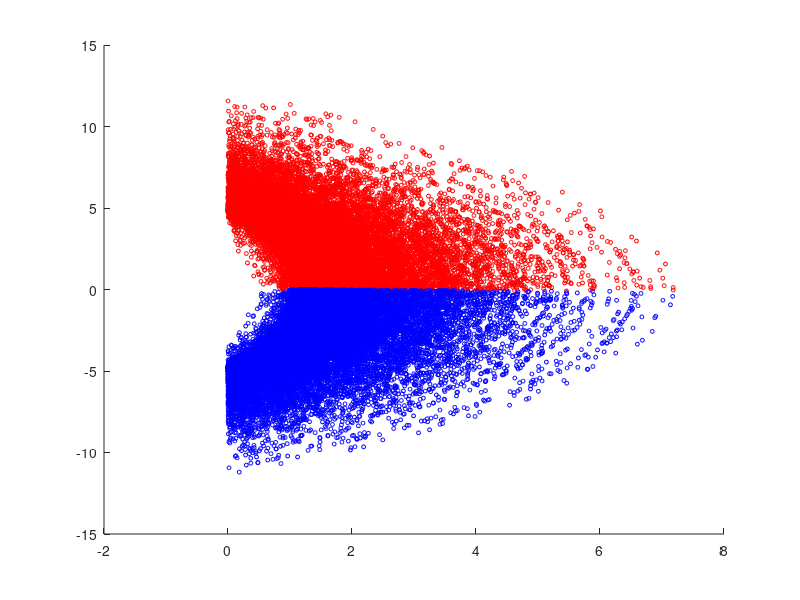

Recreate this plot in MATLAB. (Note: this script raises an error after producing the figure.)
%% Load existing dataset (or run BouncingBallDataGeneration to create a new one)

addpath('utils', 'Examples/BouncingBall');
close all; % close all previously opened figures

data = load("Data/raw-bouncing-ball-23-Jan-2025.mat");
data_3_labels = data.data_3; 

% Dataset structure :
% 1:2 = x
% 2:5 = z
% 6 = label 1 if "after jump", label 0 if "before jump", Nan if not enough jump during trajectory
% 7 = label 1 if "after jump" or close to "after jump" ; 0 otherwise
% 8 = label 1 if "before jump" or close to "before jump" ; 0 otherwise

% In all this file, we use the datascience convention where X (resp. Y)
% denotes the inputs (resp. outputs) of NN models

%% Plot the points (x,z) in dataset, depending on whether they are labelled "before jump" or "after jump"

mask_after_jump = (data_3_labels(6, :)==1) ; % to select points labelled as "after jump"
mask_before_jump = (data_3_labels(6, :)==0) ; % to select points labelled as "before jump"
mask_nan = (isnan(data_3_labels(6, :))); % to select points labelled as "NAN"

% Plot x-component of points in x-coordinates
figure(1)
clf
scatter(data_3_labels(1, mask_after_jump), data_3_labels(2, mask_after_jump), 8, 'r')
hold on
scatter(data_3_labels(1, mask_before_jump), data_3_labels(2, mask_before_jump), 8, 'b')
xlabel('$x_1$', Interpreter='latex')
ylabel('$x_2$', Interpreter='latex')
legend('After Jump', 'Before Jump', Interpreter='latex')
title('Dataset in $x$-coordinates', Interpreter='latex')
grid on

% Plot z-component of points in z-coordinates
figure(2)
clf
scatter3(data_3_labels(3, mask_after_jump), data_3_labels(4, mask_after_jump), data_3_labels(5, mask_after_jump), 8, 'r')
hold on
scatter3(data_3_labels(3, mask_before_jump), data_3_labels(4, mask_before_jump), data_3_labels(5, mask_before_jump), 8, 'b')
scatter3(data_3_labels(3, mask_nan), data_3_labels(4, mask_nan), data_3_labels(5, mask_nan), 5, 'black')
xlabel('$z_1$', Interpreter='latex')
ylabel('$z_2$', Interpreter='latex')
zlabel('$z_3$', Interpreter='latex')
legend('After Jump', 'Before Jump', 'Nan', Interpreter='latex')
title('Dataset in $z$-coordinates', Interpreter='latex')


%% Train the classifier
% This classifier should learn to recognize whether a given z corresponds
% to a point x labelled "before jump" or "after jump" 
% => input z and output "before/after jump"

% Remove Nan and define the classifier input X and output Y
mask = reshape(~isnan(data_3_labels(6, :)), 1, []);
fprintf( '%f% nan over %f% data points',sum(~mask), length(mask));
X_classifier = data_3_labels(3:5, mask); % z component
Y_classifier = data_3_labels(6, mask); % "after/before jump" label


% Test and train split
cv_par_t = cvpartition(Y_classifier, 'HoldOut', 0.3);

X_train_classifier = X_classifier(:, training(cv_par_t))';
Y_train_classifier = Y_classifier(training(cv_par_t))';
X_test_classifier = X_classifier(:, test(cv_par_t))';
Y_test_classifier = Y_classifier(test(cv_par_t))';


% Train a SVM predicting whether a z-state correspond to a x-state that is "after" or "before" a jump 
svmModel = fitcsvm(X_train_classifier, Y_train_classifier, 'KernelFunction', 'rbf', 'Standardize', true);


% Test
% Predict on test set
Y_pred_classifier = predict(svmModel, X_test_classifier);

% Evaluate Precision
accuracy = sum(Y_pred_classifier == Y_test_classifier) / length(Y_test_classifier);
fprintf('Precision SVM : %.2f%%\n', accuracy * 100);

% Display classification errors
false_flag = ~(Y_pred_classifier == Y_test_classifier);  % indices in the test data where the classifier made mistakes
figure(3)
clf
x_test = data_3_labels(1:2, mask);
x_test = x_test(:, test(cv_par_t)); % x component corresponding to the z-components used for testing the classifier
disp(size(x_test));
scatter(x_test(1, false_flag), x_test(2, false_flag))
xlabel('$x_1$', Interpreter='latex')
ylabel('$x_2$', Interpreter='latex')
title('Missclassified points')

%% Learn T_inv on half the dataset
% => input z and output x
% In order to deal with non_injectivity of T we learn T_inv only on half
% of the dataset, chosen so that T is injective in this subset. Here we train on
% points classified as "after jump". To improve generalization and avoid errors
% at the boundary between the "before/after jumps" labels, we also include
% points classified as "before jump" but very close to the boundary

% Test and train split
mask_after = reshape(data_3_labels(8, :) == 1, 1, []); % we use the adequate label to also include the points that are before a jump but not by much
X_after = data_3_labels(3:5, mask_after)'; % z component, input
Y_after = data_3_labels(1:2, mask_after)'; % x component, output

% Split into test and train set
cv_after = cvpartition(size(Y_after, 1), 'HoldOut', 0.3);
X_train_after = X_after(training(cv_after), :);
Y_train_after = Y_after(training(cv_after), :);
X_test_after = X_after(test(cv_after), :);
Y_test_after = Y_after(test(cv_after), :);

% Normalize datas
[X_train_after, mu_a, sigma_a] = zscore(X_train_after);
X_test_after = (X_test_after - mu_a) ./ sigma_a;

% Train neural network
% Create neural network
layers = [
    featureInputLayer(3)
    fullyConnectedLayer(100)
    tanhLayer
    fullyConnectedLayer(100)
    tanhLayer
    fullyConnectedLayer(100)
    tanhLayer
    fullyConnectedLayer(2)
    regressionLayer];

    
    % Training options
options = trainingOptions('adam', ...
    'ValidationData',{X_test_after, Y_test_after}, ...
    'ValidationFrequency',30, ...
    'MaxEpochs', 100, ...
    'InitialLearnRate', 0.01, ...
    'L2Regularization', 1e-5, ...
    'Plots', 'training-progress');

% Train the network
mdl_a = trainNetwork(X_train_after, Y_train_after, layers, options);

% Test Network
% Predict on test set
Y_pred_after = predict(mdl_a, X_test_after);

% Evaluate network performance with the RMSE metric
rmse = sqrt(mean((Y_pred_after - Y_test_after).^2, 'all'));
fprintf('RMSE after jumps : %.4f\n', rmse);

%% Learn T_inv on other half of the dataset
% => input z and output x
% In order to deal with non_injectivity of T we learn T_inv only on half
% of the dataset, chosen so that T is injective in this subset. Here we train on
% points classified as "before jump" or close to "before jump".

% Test and train split
mask_before = reshape(data_3_labels(7, :) == 1, 1, []); % We use the adequate label to also include the points that are after a jump but not by much


X_before = data_3_labels(3:5,mask_before)'; % z component, input
Y_before = data_3_labels(1:2,mask_before)'; % x component, output

% Split into test and train set
cv_before = cvpartition(size(Y_before, 1), 'HoldOut', 0.3);
X_train_before = X_before(training(cv_before), :);
Y_train_before = Y_before(training(cv_before), :);
X_test_before = X_before(test(cv_before), :);
Y_test_before = Y_before(test(cv_before), :);

% Normalize datas
[X_train_before, mu_b, sigma_b] = zscore(X_train_before);
X_test_before = (X_test_before - mu_b) ./ sigma_b;
% Train Neural Network
% Create neural network
layers = [
    featureInputLayer(3)
    fullyConnectedLayer(100)
    tanhLayer
    fullyConnectedLayer(100)
    tanhLayer
    fullyConnectedLayer(100)
    tanhLayer
    fullyConnectedLayer(2) 
    regressionLayer];


% Training options
options = trainingOptions('adam', ...
    'ValidationData',{X_test_before,Y_test_before}, ...
    'ValidationFrequency',30, ...
    'MaxEpochs', 100, ...
    'InitialLearnRate', 0.01, ...
    'L2Regularization', 1e-5, ...
    'Plots', 'training-progress');

% Train network
mdl_b = trainNetwork(X_train_before, Y_train_before, layers, options);

% Test Neural Network
% Predict on test set
Y_pred_before = predict(mdl_b, X_test_before);

% Evaluate network performance with the RMSE metric
rmse = sqrt(mean((Y_pred_before - Y_test_before).^2, 'all'));
fprintf('RMSE before jumps : %.4f\n', rmse);

%% Save models

today = string(datetime("today"));
directory = 'ObserverModels/';
A = data.A;
B = data.B;
models_name = strcat(directory, 'bouncing-ball-predictor-', today, '.mat');
save(models_name, 'mdl_b', 'mdl_b', "mu_b", "sigma_b", "mdl_a", "mu_a", "sigma_a", "svmModel", 'A', 'B');